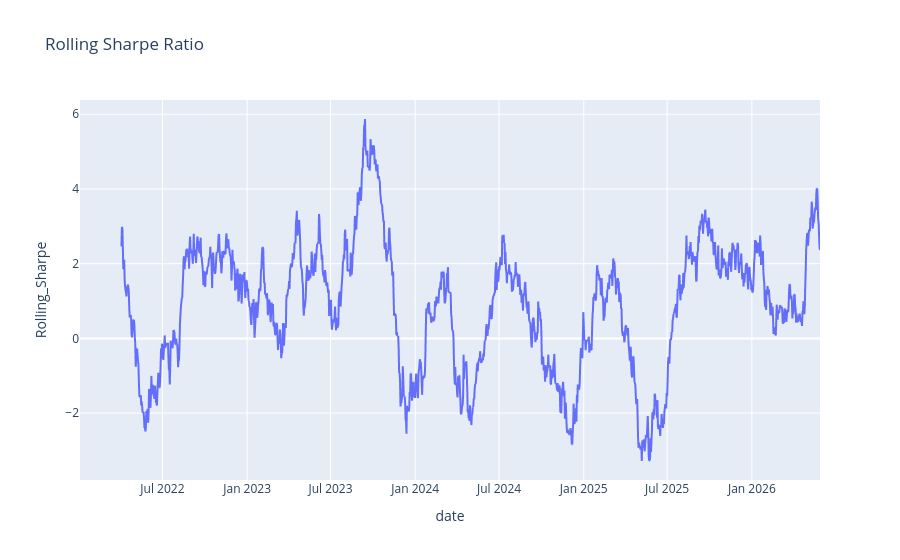

Write notebook code for a chart like this one.
### Code cell
fig = px.line(

    rolling[
        rolling["amfi_code"] == top5[0]
    ],

    x="date",

    y="Rolling_Sharpe",

    title="Rolling Sharpe Ratio"

)

fig.show()

### Figure 1 — Plotly figure (JSON) as saved in the notebook; plotly's stock layout.template omitted (floating-point values rounded to 4 significant figures; data arrays with more than 128 entries replaced by an {"elided": "..."} marker saying what was removed)
{"data": [{"hovertemplate": "date=%{x}<br>Rolling_Sharpe=%{y}<extra></extra>", "legendgroup": "", "line": {"color": "#636efa", "dash": "solid"}, "marker": {"symbol": "circle"}, "mode": "lines", "name": "", "showlegend": false, "type": "scattergl", "x": {"elided": "1608 str values"}, "xaxis": "x", "y": {"elided": "1608 float values"}, "yaxis": "y"}], "layout": {"legend": {"tracegroupgap": 0}, "title": {"text": "Rolling Sharpe Ratio"}, "xaxis": {"anchor": "y", "domain": [0, 1], "title": {"text": "date"}}, "yaxis": {"anchor": "x", "domain": [0, 1], "title": {"text": "Rolling_Sharpe"}}}}
